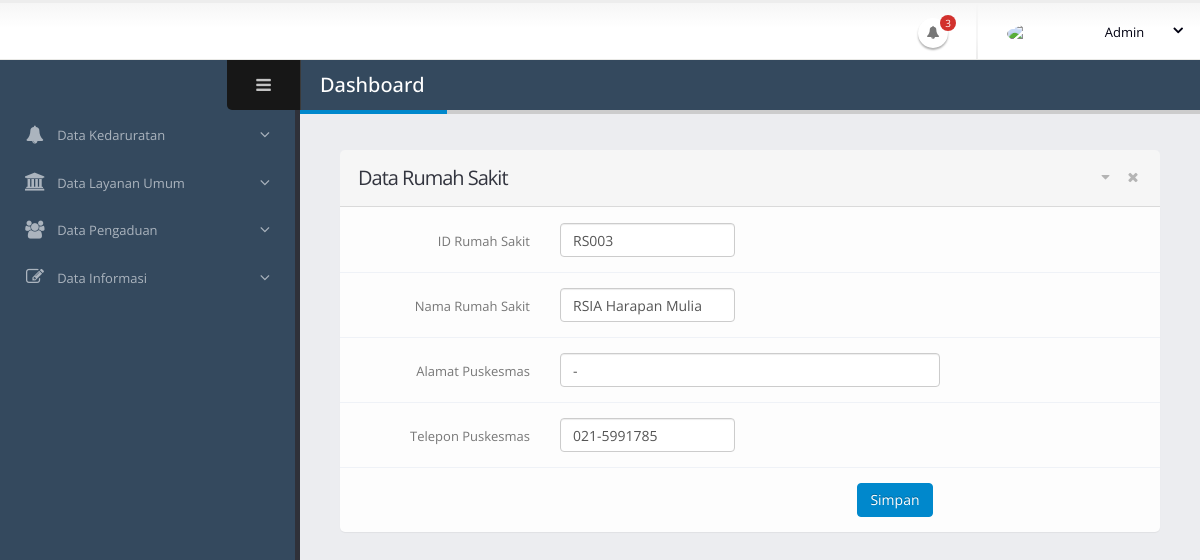
Screenshot of /admin/RS/RSEdit.php?id=RS003 with the database file from the repository.
### tables this page shows
CREATE TABLE `tb_rs` (
  `id_rs` varchar(15) NOT NULL,
  `nama_rs` varchar(200) NOT NULL,
  `alamat_rs` text NOT NULL,
  `telp_rs` varchar(100) NOT NULL,
  `lat` float(10,6) NOT NULL,
  `lng` float(10,6) NOT NULL,
  `location_status` tinyint(1) DEFAULT '0'
);

### admin/RS/RSEdit.php (the view, shortened to what this page needs)
<!doctype html>
<html class="fixed">
	<head>
		<link rel="stylesheet" href="../assets/vendor/bootstrap/css/bootstrap.css" />
		<link rel="stylesheet" href="../assets/vendor/font-awesome/css/font-awesome.css" />
		<link rel="stylesheet" href="../assets/vendor/magnific-popup/magnific-popup.css" />
		<link rel="stylesheet" href="../assets/vendor/bootstrap-datepicker/css/datepicker3.css" />
		<link rel="stylesheet" href="../assets/vendor/jquery-ui/css/ui-lightness/jquery-ui-1.10.4.custom.css" />
		<link rel="stylesheet" href="../assets/vendor/bootstrap-multiselect/bootstrap-multiselect.css" />
		<link rel="stylesheet" href="../assets/vendor/morris/morris.css" />
		<link rel="stylesheet" href="../assets/stylesheets/theme.css" />
		<link rel="stylesheet" href="../assets/stylesheets/skins/default.css" />
		<link rel="stylesheet" href="../assets/stylesheets/theme-custom.css">
	</head>
	<body>
		<section class="body">
			<header class="header">
				<div class="header-right">
					<ul class="notifications">
						<li>
							<a href="#" class="dropdown-toggle notification-icon" data-toggle="dropdown">
								<i class="fa fa-bell"></i>
								<span class="badge">3</span>
							</a>
						</li>
					</ul>
					<span class="separator"></span>
					<div id="userbox" class="userbox">
						<a href="#" data-toggle="dropdown">
							<figure class="profile-picture">
								<img src="../assets/images/!logged-user.jpg" alt="Joseph Doe" class="img-circle" data-lock-picture="../assets/images/!logged-user.jpg" />
							</figure>
							<div class="profile-info" data-lock-name="John Doe" data-lock-email="johndoe@JSOFT.com">
								<span class="name">Admin</span>
							</div>
							<i class="fa custom-caret"></i>
						</a>
					</div>
				</div>
			</header>
			<div class="inner-wrapper">
				<aside id="sidebar-left" class="sidebar-left">
					<div class="sidebar-header">
						<div class="sidebar-title">
						</div>
						<div class="sidebar-toggle hidden-xs" data-toggle-class="sidebar-left-collapsed" data-target="html" data-fire-event="sidebar-left-toggle">
							<i class="fa fa-bars" aria-label="Toggle sidebar"></i>
						</div>
					</div>
					<div class="nano">
						<div class="nano-content">
							<nav id="menu" class="nav-main" role="navigation">
								<ul class="nav nav-main">
									<li class="nav-parent">
										<a>
											<i class="fa fa-bell" aria-hidden="true"></i>
											<span>Data Kedaruratan</span>
										</a>
									</li>
									<li class="nav-parent">
										<a>
											<i class="fa fa-institution (alias)" aria-hidden="true"></i>
											<span>Data Layanan Umum</span>
										</a>
									</li>
									<li class="nav-parent">
										<a>
											<i class="fa fa-users" aria-hidden="true"></i>
											<span>Data Pengaduan</span>
										</a>
									</li>
									<li class="nav-parent">
										<a>
											<i class="fa fa-pencil-square-o" aria-hidden="true"></i>
											<span>Data Informasi</span>
										</a>
									</li>
								</ul>
							</nav>
						</div>
					</div>
				</aside>
				<section role="main" class="content-body">
					<header class="page-header">
						<h2>Dashboard</h2>
					</header>
						<section class="panel">
							<header class="panel-heading">
								<div class="panel-actions">
									<a href="#" class="fa fa-caret-down"></a>
									<a href="#" class="fa fa-times"></a>
								</div>
								<h2 class="panel-title">Data Rumah Sakit</h2>
							</header>
							<div class="panel-body">
								<div class="row">
									<div class="col-sm-6">
									</div>
								</div>
									<?php
									include '../../db/koneksi.php';
									$id = $_GET['id'];
									$data = mysqli_query($koneksi,"select * from tb_rs where id_rs='$id'");
									while($d = mysqli_fetch_array($data)){
									?>
								<form method="post" action="edit_aksi.php" class="form-horizontal form-bordered">
											<div class="form-group">
												<label class="col-md-3 control-label" for="inputDefault">ID Rumah Sakit</label>
												<div class="col-md-3">
													<input type="text" name="a" class="form-control" id="inputDefault" value="<?php echo $d['id_rs']; ?>">
												</div>
											</div>
											<div class="form-group">
												<label class="col-md-3 control-label" for="inputDefault">Nama Rumah Sakit</label>
												<div class="col-md-3">
													<input type="text" name="b" class="form-control" id="inputDefault" value="<?php echo $d['nama_rs']; ?>">
												</div>
											</div>
											<div class="form-group">
												<label class="col-md-3 control-label" for="inputDefault">Alamat Puskesmas</label>
												<div class="col-md-6">
													<input type="text" name="c" class="form-control" id="inputDefault" value="<?php echo $d['alamat_rs']; ?>">
												</div>
											</div>
											<div class="form-group">
												<label class="col-md-3 control-label" for="inputDefault">Telepon Puskesmas</label>
												<div class="col-md-3">
													<input type="text" name="d" class="form-control" id="inputDefault" value="<?php echo $d['telp_rs']; ?>">
												</div>
											</div>
											<div class="col-sm-9 text-right">
											<button type="submit" class="btn btn-primary hidden-xs">Simpan</button>
											</div>
								</form>
									<?php
									}
									?>
							</div>
						</section>
				</section>
	</body>
</html>

### admin/assets/stylesheets/skins/default.css (style rules this page uses)
a, .btn-link { color: #0088cc; }
body .btn-primary { color: #ffffff; text-shadow: 0 -1px 0 rgba(0, 0, 0, 0.25); background-color: #0088cc; border-color: #0088cc; }
.page-header h2 { border-bottom-color: #0088cc; }
.notifications .notification-menu:before, .notifications .notification-icon:before { border-bottom-color: #0088cc; }

### rows the page displays
tb_rs: a "RS003", b "RSIA Harapan Mulia", c "-", d "021-5991785"
